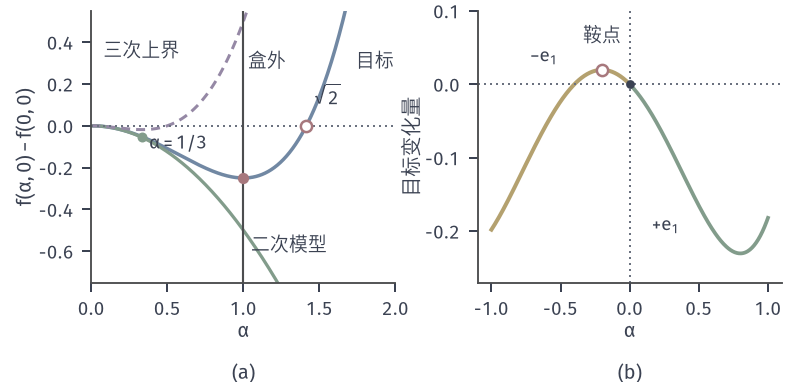

Write Python code to recreate this figure.
from pathlib import Path
import sys
ROOT = next(p for p in Path(__file__).resolve().parents if (p/'build.sh').is_file() and (p/'tex/book.tex').is_file())
sys.path.insert(0, str(ROOT/'figures/00-shared/mathematical-preliminaries-upper/00-shared/comprehension-figures'))
from support import figure, save, BLUE, GREEN, YELLOW, RED, PURPLE, INK, MUTED, GRID, BLUE_FILL, GREEN_FILL, YELLOW_FILL, RED_FILL, PURPLE_FILL
import numpy as np
HERE = Path(__file__).resolve().parent
STROKE = '#4C4D4F'
def panel(fig, left, right, top, bottom, wspace=.25, hspace=.2):
    fig.set_layout_engine(None)
    fig.subplots_adjust(left=left, right=right, top=top, bottom=bottom, wspace=wspace, hspace=hspace)
def tag(fig, ax, s, y=.05):
    p = ax.get_position(); fig.text((p.x0+p.x1)/2, y, s, ha='center', va='top')
# 贯穿例 f(x)=(x1^2-1)^2/4+x2^2/2，L=2 与 M=6 在 |x1|<=1 上成立，alpha=1/2。
def F(x): return .25*(x[0]**2-1)**2+.5*x[1]**2
def G(x): return np.array([x[0]**3-x[0],x[1]])
LEV=[.02,.08,.16,.25,.4,.65,1,1.5]
def contour(ax,xr,yr,levels=LEV):
    X,Y=np.meshgrid(np.linspace(*xr,700),np.linspace(*yr,500))
    ax.contour(X,Y,.25*(X**2-1)**2+.5*Y**2,levels=levels,colors=[BLUE],linewidths=.65)
def minima(ax,pts=((1,0),(-1,0))):
    for x,y in pts: ax.plot([x],[y],'o',ms=4.8,color=RED,mew=0,zorder=6)
def saddle(ax,x=0,y=0): ax.plot([x],[y],'o',mfc='white',mec=RED,ms=5,mew=1,zorder=7)
fig,(a,b)=figure(width_mm=112,height_mm=54,ncols=2); panel(fig,.115,.985,.97,.26,wspace=.27)
s=np.linspace(0,2,400)
a.plot(s,.25*(s*s-1)**2-.25,color=BLUE,lw=1.4); a.plot(s,-.5*s*s,color=GREEN,lw=1.3); a.plot(s,-.5*s*s+s**3,color=PURPLE,lw=1.2,ls=(0,(3,2)))
a.axhline(0,color=MUTED,lw=.8,ls=(0,(1,2))); a.axvline(1,color=STROKE,lw=.85)
a.plot([1/3],[16/81-.25],'o',color=GREEN,ms=4,mew=0,zorder=6); a.plot([1],[-.25],'o',color=RED,ms=4.5,mew=0,zorder=6); a.plot([2**.5],[0],'o',mfc='white',mec=RED,ms=4.5,mew=1,zorder=6)
a.text(.38,-.11,'$\\alpha=1/3$',fontsize=7.5); a.text(1.47,.1,'$\\sqrt{2}$',fontsize=7.5); a.text(1.03,.28,'盒外',fontsize=7.5,color=INK)
a.text(1.05,-.6,'二次模型',fontsize=7.5); a.text(1.74,.28,'目标',fontsize=7.5); a.text(.08,.33,'三次上界',fontsize=7.5)
a.set_xlim(0,2); a.set_ylim(-.75,.55); a.set_xlabel('$\\alpha$',labelpad=1); a.set_ylabel('$f(\\alpha,0)-f(0,0)$',labelpad=1)
x0=.2; t=np.linspace(-1,1,400); h=lambda u:.25*((x0+u)**2-1)**2-.25*(x0**2-1)**2
b.plot(t[t>=0],h(t[t>=0]),color=GREEN,lw=1.5); b.plot(t[t<=0],h(t[t<=0]),color=YELLOW,lw=1.6)
b.axhline(0,color=MUTED,lw=.8,ls=(0,(1,2))); b.axvline(0,color=MUTED,lw=.8,ls=(0,(1,2)))
b.plot([0],[0],'o',color=INK,ms=3.5,mew=0,zorder=6); b.plot([-.2],[h(-.2)],'o',mfc='white',mec=RED,ms=4.5,mew=1,zorder=6)
b.text(.16,-.2,'$+e_1$',fontsize=7.5); b.text(-.72,.03,'$-e_1$',fontsize=7.5); b.text(-.2,.058,'鞍点',fontsize=7.5,ha='center')
b.set_xlabel('$\\alpha$',labelpad=1); b.set_ylabel('目标变化量',labelpad=1); b.set_ylim(-.27,.1)
tag(fig,a,'(a)'); tag(fig,b,'(b)')
save(fig,HERE,'figure',{'M':6,'gamma':1,'x0':'(0.2,0) in (b)'})
